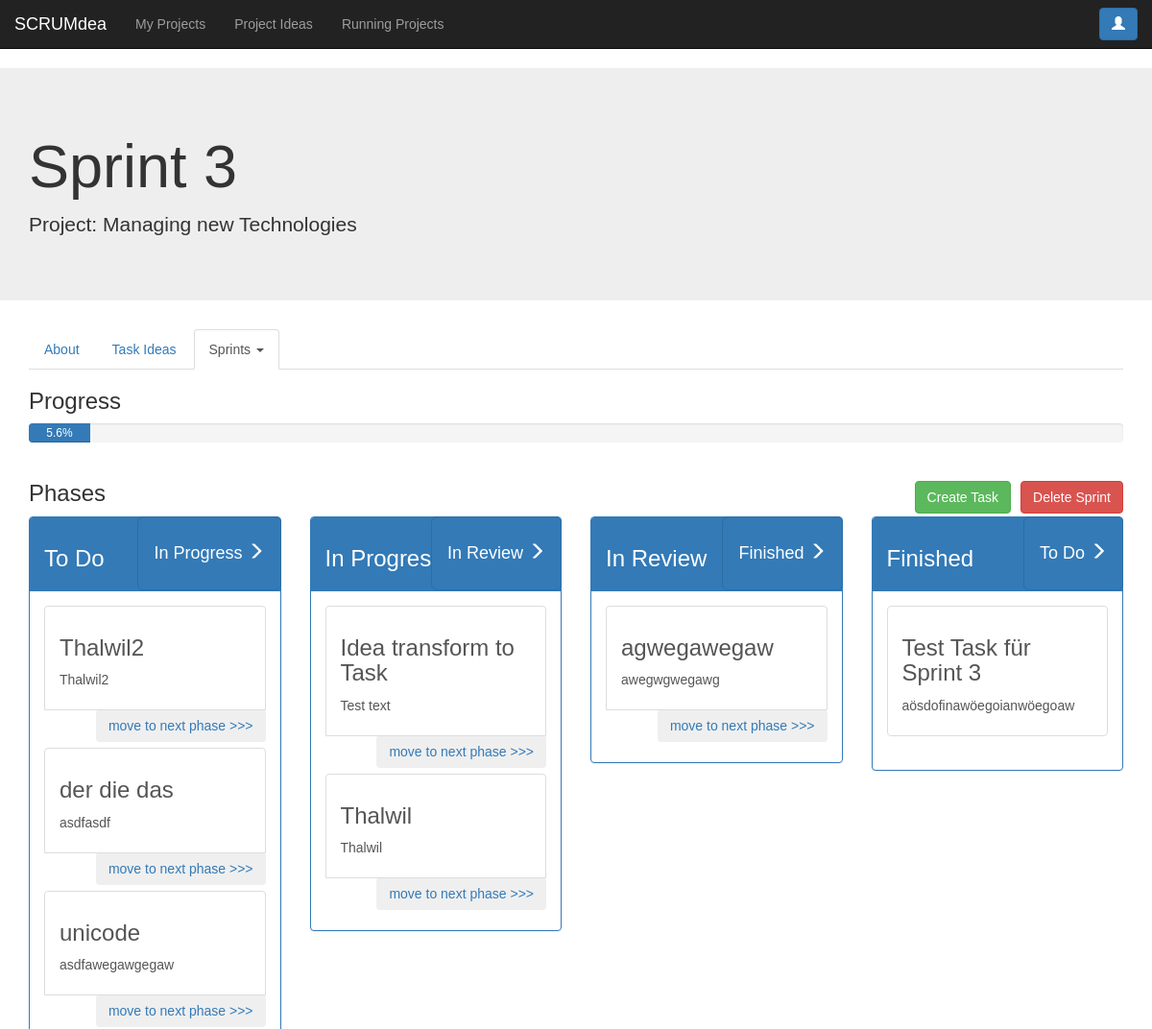
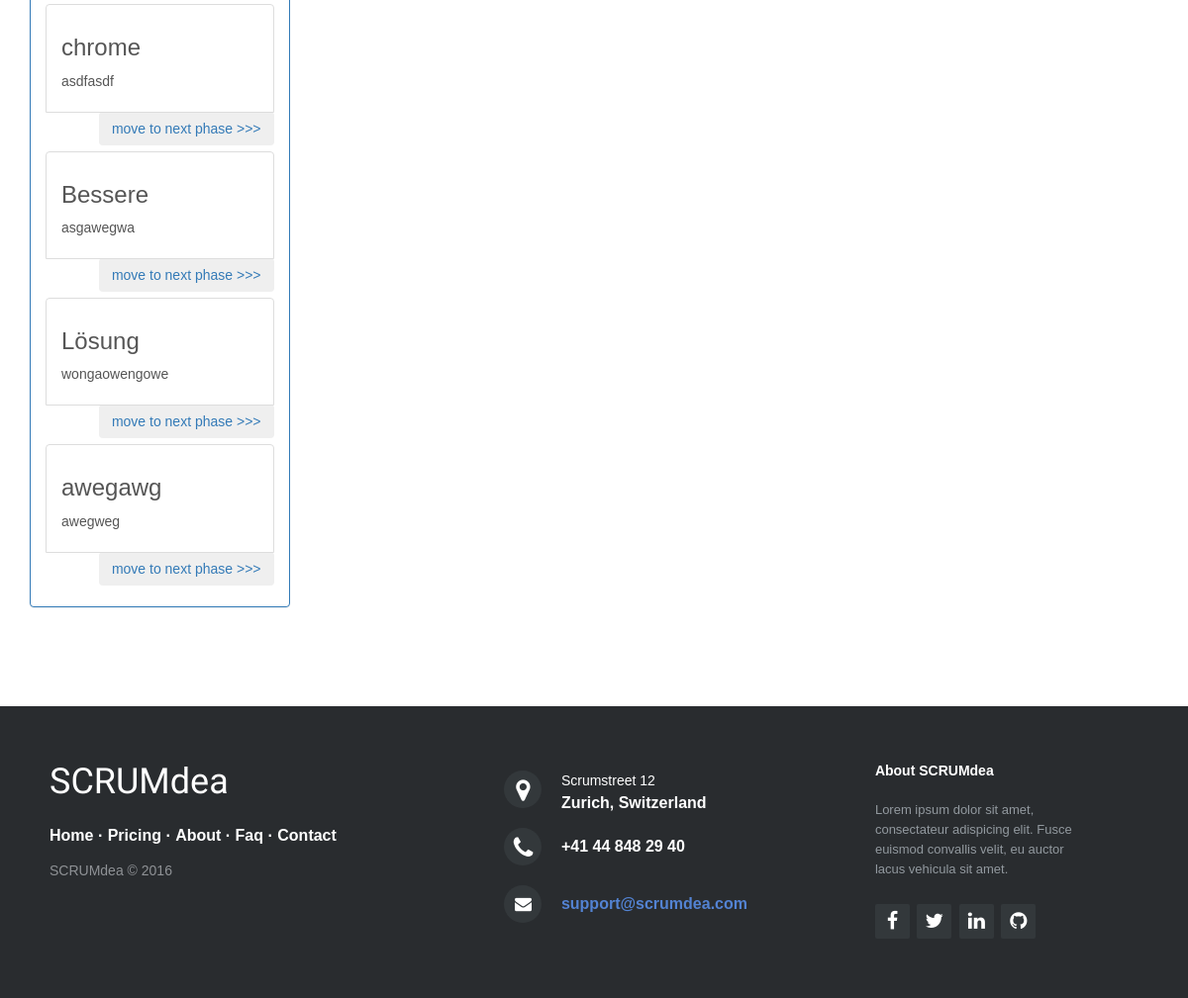
The page /projects/14/sprints/25/ (signed in) on the database as committed earlier (2 pictures, top to bottom).
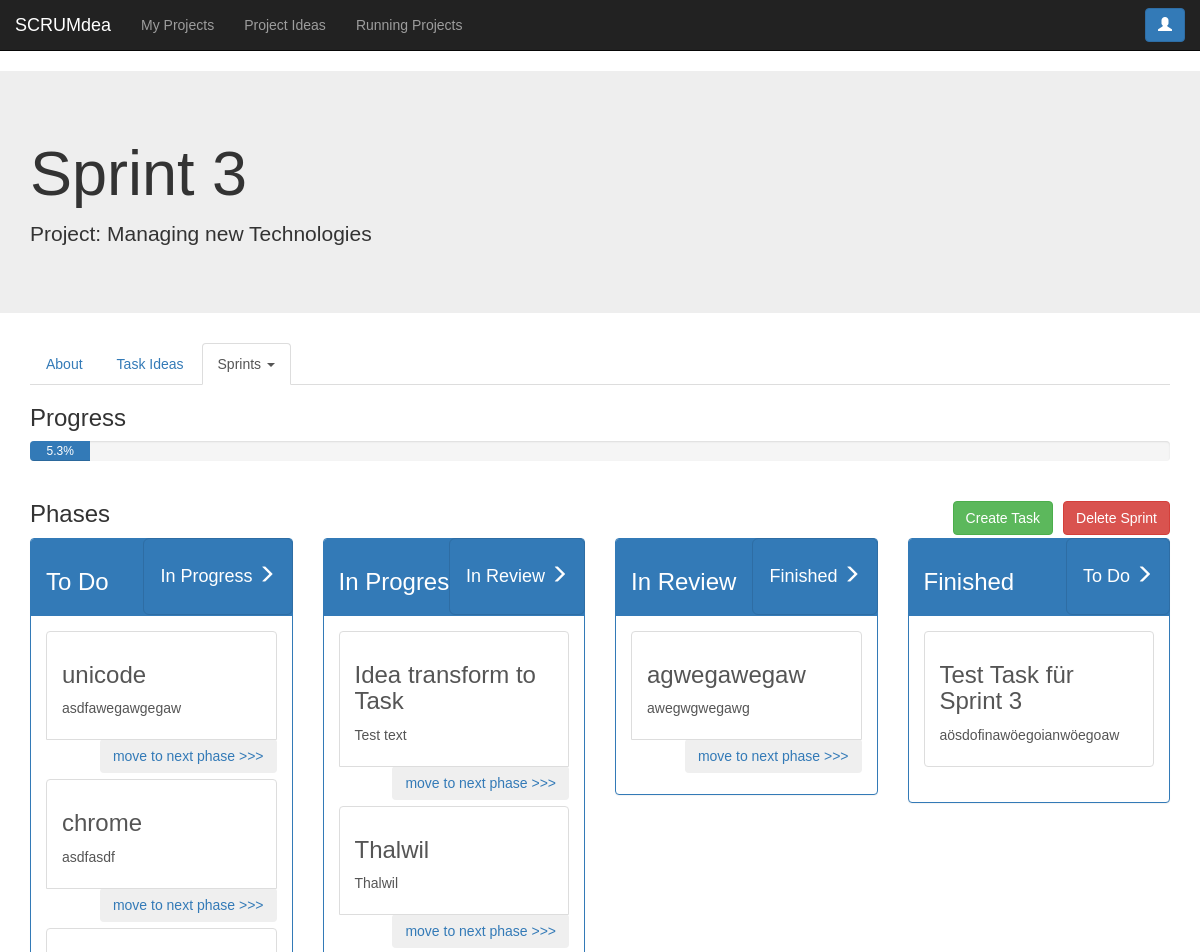
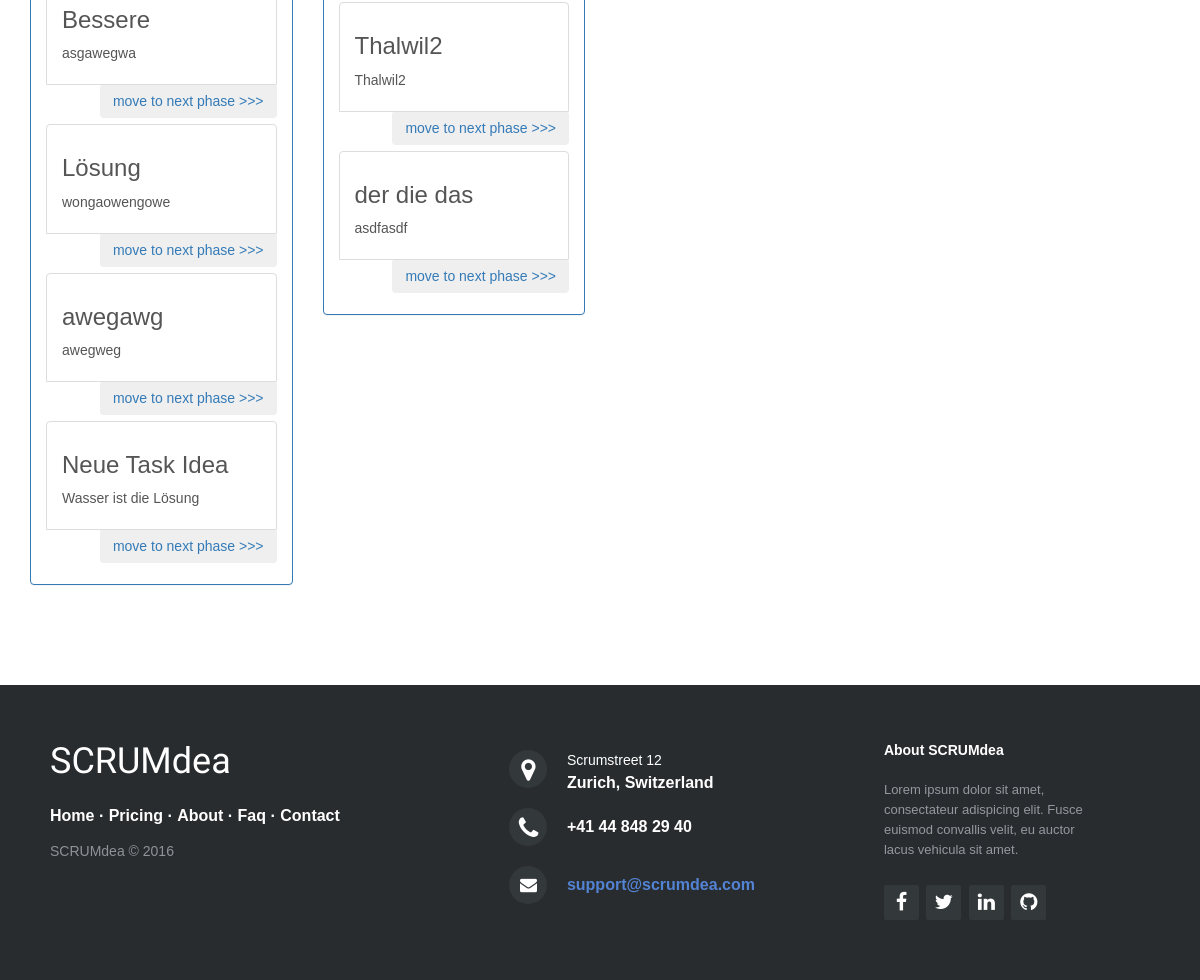
The same page on the database as committed later (2 pictures, top to bottom).
### scrumdea/models.py (models this page shows, shortened)
class Sprint(models.Model):
    name = models.CharField(max_length=100)
    project = models.ForeignKey(Project, on_delete=models.CASCADE)
    creation_date = timezone.now()
    finishing_date = models.DateTimeField(null=True)

class Project(models.Model):
    name = models.CharField(max_length=100)
    description = models.TextField()
    creation_date = models.DateTimeField(auto_now_add=True)
    finishing_date = models.DateTimeField(null=True)
    visible = models.BooleanField(default=True)

class Task(models.Model):
    sprint = models.ForeignKey(Sprint, on_delete=models.CASCADE)
    creation_date = timezone.now()
    PHASE = (
        ('ToDo', 'To Do'),
        ('iP', 'in Progress'),
        ('iR', 'in Review'),
        ('F', 'Finished'),
    )
    phase = models.CharField(max_length=4,
                             choices=PHASE,
                             default='Todo')
    name = models.CharField(max_length=300, default='Task')
    description = models.TextField()
    assignedUser = models.ForeignKey(User, related_name='tasks', verbose_name='User')

### scrumdea/views.py (the view)
# urls.py: url(r'^projects/(?P<pk>\d+)/sprints/(?P<spk>\d+)/$', views.SprintDetailView.as_view(), name='sprint_detail_view'),
class SprintDetailView(LoginRequiredMixin, DetailView):
    model = src_models.Sprint
    template_name = 'scrumdea/final/sprint_details.html'
    def get_object(self, queryset=None):
        return src_models.Sprint.objects.get(id=self.kwargs['spk'])
    def get_context_data(self, **kwargs):
        context = super(SprintDetailView, self).get_context_data(**kwargs)
        sprint_list = []
        sprint_list.append(src_models.Sprint.objects.get(id=self.kwargs['spk']))
        sprints = []
        for sprint in sprint_list:
            sprint_dict = {'object': sprint,
                           'tasks_todo': src_models.Task.objects.filter(sprint=sprint.id, phase='ToDo'),
                           'tasks_in_progress': src_models.Task.objects.filter(sprint=sprint.id, phase='iP'),
                           'tasks_in_review': src_models.Task.objects.filter(sprint=sprint.id, phase='iR'),
                           'tasks_finished': src_models.Task.objects.filter(sprint=sprint.id, phase='F')}
            sprints.append(sprint_dict)
        context['sprints'] = sprints
        context['allsprints'] = src_models.Sprint.objects.filter(project=self.kwargs['pk'])
        percent_complete = 0
        tasks_count = src_models.Task.objects.filter(sprint=self.kwargs['spk']).count()
        tasks_finished = src_models.Task.objects.filter(sprint=self.kwargs['spk'], phase='F').count()
        if tasks_count != 0:
            percent_complete = (tasks_finished / tasks_count) * 100
        context['sprint_complete_in_percent'] = round(percent_complete, 1)
        return context

### scrumdea/templates/scrumdea/final/sprint_details.html (shortened to what this page needs)
{% load staticfiles %}
<!DOCTYPE html>
<html lang="en">
<head>
    <link href="{% static "css/bootstrap.min.css" %}" rel="stylesheet">
    <link rel="stylesheet" href="{% static "style.css" %}">
    <link rel="stylesheet" href="http://maxcdn.bootstrapcdn.com/font-awesome/4.2.0/css/font-awesome.min.css">
</head>
<body>
<nav class="navbar navbar-inverse navbar-static-top">
    <div class="container-fluid">
        <div class="navbar-header">
            <a class="navbar-brand" href="/">SCRUMdea</a>
            <div class="btn-toolbar">
            </div>
        </div>
        <div class="navbar-collapse collapse navbar-left" id="bs-example-navbar-collapse" aria-expanded="false"
             style="height: 1px;">
            <ul class="nav navbar-nav">
                <li><a href="{% url "project_list_view" %}">My Projects</a></li>
                <li><a href="{% url "general_idea_listlist_view" %}">Project Ideas</a></li>
                <li><a href="{% url "project_running_list_view" %}">Running Projects</a></li>
            </ul>
        </div>
        <button type="button" class="btn btn-primary navbar-right navbar-btn hidden-xs" aria-label="Right Align"
                data-toggle="modal" data-target="#user_modal" style="margin-right: 0px">
            <span class="glyphicon glyphicon-user" aria-hidden="true"></span>
        </button>
    </div>
</nav>
<div class="jumbotron">
    <div class="container">
        <h1>{{ object.name }}</h1>
        <p>Project: {{ object.project.name }}</p>
    </div>
</div>
<div class="container">
    <ul id="myTab" class="nav nav-tabs" style="margin-bottom: 15px;">
        <li><a href="{% url "project_detail_view" pk=object.project.id %}#about">About</a></li>
        <li><a href="{% url "project_detail_view" pk=object.project.id %}#tasks">Task Ideas</a></li>
        <li class="active dropdown">
            <a href="#" class="dropdown-toggle" data-toggle="dropdown">Sprints <b class="caret"></b></a>
        </li>
    </ul>
    <h3>Progress</h3>
    <div class="progress">
        <div class="progress-bar" role="progressbar" aria-valuemin="0" aria-valuemax="100"
             aria-valuenow="{{ sprint_complete_in_percent }}" style="width: {{ sprint_complete_in_percent }}%">
            {{ sprint_complete_in_percent }}%
        </div>
    </div>
</div>
<div id="myTabContent" class="tab-content">
    <div class="" id="sprint1">
    {% for sprint in sprints %}
        <div class="container-fluid">
            <div class="container-fluid">
                <h3>Phases
                    <a href="{% url "sprint_delete_view" pk=object.project.id spk=sprint.object.id %}">
                        <button type="button" class="btn btn-danger pull-right">Delete Sprint</button>
                    </a>
                    <a href="{% url "task_create_view" pk=object.project.id spk=sprint.object.id %}">
                        <button type="button" class="btn btn-success pull-right" style="margin-right: 10px;">Create
                            Task
                        </button>
                    </a>
                </h3>
            </div>
            <div class="row-fluid">
                <div class="col-md-3 scrumboard">
                    <div class="panel panel-primary">
                        <button type="button" class="btn btn-primary btn-lg pull-right scrumboard-button">In
                            Progress
                            <span class="glyphicon glyphicon-menu-right" aria-hidden="true"></span></button>
                        <div class="panel-heading"><h3>To Do</h3></div>
                        <div class="panel-body">
                            <div class="list-group">
                                {% for task in sprint.tasks_todo %}
                                    <div class="list-group" style="margin-bottom: 40px;">
                                        <a href="{% url "task_detail_view" pk=object.project.id spk=sprint.object.id tpk=task.id %}"
                                           class="list-group-item clearfix">
                                            <h3>{{ task.name }}</h3>
                                            <p>{{ task.description }}</p>
                                            <a href="{% url 'task_move_right_view' pk=object.project.id spk=object.id tpk=task.id %}">
                                                <button type="button" class="btn pull-right"> move to next phase >>>
                                                </button>
                                            </a>
                                        </a>
                                    </div>
                                {% endfor %}
                            </div>
                        </div>
                    </div>
                </div>
                <div class="col-md-3 scrumboard">
                    <div class="panel panel-primary">
                        <button type="button" class="btn btn-primary btn-lg pull-right scrumboard-button">In Review
                            <span class="glyphicon glyphicon-menu-right" aria-hidden="true"></span></button>
                        <div class="panel-heading"><h3>In Progress</h3></div>
                        <div class="panel-body">
                            <div class="list-group">
                                {% for task in sprint.tasks_in_progress %}
                                    <div class="list-group" style="margin-bottom: 40px;">
                                        <a href="{% url "task_detail_view" pk=object.project.id spk=sprint.object.id tpk=task.id %}"
                                           class="list-group-item clearfix">
                                            <h3>{{ task.name }}</h3>
                                            <p>{{ task.description }}</p>
                                            <a href="{% url 'task_move_right_view' pk=object.project.id spk=object.id tpk=task.id %}">
                                                <button type="button" class="btn pull-right"> move to next phase >>>
                                                </button>
                                            </a>
                                        </a>
                                    </div>
                                {% endfor %}
                            </div>
                        </div>
                    </div>
                </div>
                <div class="col-md-3 scrumboard">
                    <div class="panel panel-primary">
                        <button type="button" class="btn btn-primary btn-lg pull-right scrumboard-button">
                            Finished <span
                                class="glyphicon glyphicon-menu-right" aria-hidden="true"></span></button>
                        <div class="panel-heading"><h3>In Review</h3></div>
                        <div class="panel-body">
                            <div class="list-group">
                                {% for task in sprint.tasks_in_review %}
                                    <div class="list-group" style="margin-bottom: 40px;">
                                        <a href="{% url "task_detail_view" pk=object.project.id spk=sprint.object.id tpk=task.id %}"
                                           class="list-group-item clearfix">
                                            <h3>{{ task.name }}</h3>
                                            <p>{{ task.description }}</p>
                                            <a href="{% url 'task_move_right_view' pk=object.project.id spk=object.id tpk=task.id %}">
                                                <button type="button" class="btn pull-right"> move to next phase >>>
                                                </button>
                                            </a>
                                        </a>
                                    </div>
                                {% endfor %}
                            </div>
                        </div>
                    </div>
                </div>
                <div class="col-md-3 scrumboard">
                    <div class="panel panel-primary">
                        <button type="button" class="btn btn-primary btn-lg pull-right scrumboard-button">To
                            Do <span
                                    class="glyphicon glyphicon-menu-right" aria-hidden="true"></span></button>
                        <div class="panel-heading"><h3>Finished</h3></div>
                        <div class="panel-body">
                            <div class="list-group">
                                {% for task in sprint.tasks_finished %}
                                    <a href="{% url "task_detail_view" pk=object.project.id spk=sprint.object.id tpk=task.id %}"
                                       class="list-group-item">
                                        <h3>{{ task.name }}</h3>
                                        <p>{{ task.description }}</p>
                                    </a>
                                {% endfor %}
                            </div>
                        </div>
                    </div>
                </div>
            </div>
        </div>
        </div>
        </div>
    {% endfor %}
<footer class="footer-distributed">
    <div class="footer-left">
        <h3>SCRUMdea</h3>
        <p class="footer-links">
            <a href="#">Home</a>
            ·
            <a href="#">Pricing</a>
            ·
            <a href="#">About</a>
            ·
            <a href="#">Faq</a>
            ·
            <a href="#">Contact</a>
        </p>
        <p class="footer-company-name">SCRUMdea &copy; 2016</p>
    </div>
    <div class="footer-center">
        <div>
            <i class="fa fa-map-marker"></i>
            <p><span>Scrumstreet 12</span> Zurich, Switzerland</p>
        </div>
        <div>
            <i class="fa fa-phone"></i>
            <p>+41 44 848 29 40</p>
        </div>
        <div>
            <i class="fa fa-envelope"></i>
            <p><a href="mailto:support@company.com">support@scrumdea.com</a></p>
        </div>
    </div>
    <div class="footer-right">
        <p class="footer-company-about">
            <span>About SCRUMdea</span>
            Lorem ipsum dolor sit amet, consectateur adispicing elit. Fusce euismod convallis velit, eu auctor lacus
            vehicula sit amet.
        </p>
        <div class="footer-icons">
            <a href="#"><i class="fa fa-facebook"></i></a>
            <a href="#"><i class="fa fa-twitter"></i></a>
            <a href="#"><i class="fa fa-linkedin"></i></a>
            <a href="#"><i class="fa fa-github"></i></a>
        </div>
    </div>
</footer>
</body>
</html>

### scrumdea/static/style.css (style rules this page uses)
* { padding:0; margin:0; }
html { background-color: #eaf0f2; height: 100%; }
body { font:14px/1.5 Arial, Helvetica, sans-serif; }
.scrumboard-button { position: absolute; top: 0; right: 15px; height: 77px; }
.footer-distributed { background-color: #292c2f; box-shadow: 0 1px 1px 0 rgba(0, 0, 0, 0.12); box-sizing: border-box; width: 100%; text-align: left; font: bold 16px sans-serif; padding: 55px 50px; margin-top: 80px; }
.footer-distributed .footer-left, .footer-distributed .footer-center, .footer-distributed .footer-right { display: inline-block; vertical-align: top; }
.footer-distributed .footer-left { width: 40%; }
.footer-distributed h3 { color: #ffffff; font: normal 36px 'Codystar', cursive; margin: 0; }
.footer-distributed .footer-links { color: #ffffff; margin: 20px 0 12px; padding: 0; }
.footer-distributed .footer-links a { display:inline-block; line-height: 1.8; text-decoration: none; color: inherit; }
.footer-distributed .footer-company-name { color: #8f9296; font-size: 14px; font-weight: normal; margin: 0; }
.footer-distributed .footer-center { width: 35%; }
.footer-distributed .footer-center i { background-color: #33383b; color: #ffffff; font-size: 25px; width: 38px; height: 38px; border-radius: 50%; text-align: center; line-height: 42px; margin: 10px 15px; vertical-align: middle; }
.footer-distributed .footer-center i.fa-envelope { font-size: 17px; line-height: 38px; }
.footer-distributed .footer-center p { display: inline-block; color: #ffffff; vertical-align: middle; margin:0; }
.footer-distributed .footer-center p span { display:block; font-weight: normal; font-size:14px; line-height:2; }
.footer-distributed .footer-center p a { color: #5383d3; text-decoration: none;; }
.footer-distributed .footer-right { width: 20%; }
.footer-distributed .footer-company-about { line-height: 20px; color: #92999f; font-size: 13px; font-weight: normal; margin: 0; }
.footer-distributed .footer-company-about span { display: block; color: #ffffff; font-size: 14px; font-weight: bold; margin-bottom: 20px; }
.footer-distributed .footer-icons { margin-top: 25px; }
.footer-distributed .footer-icons a { display: inline-block; width: 35px; height: 35px; cursor: pointer; background-color: #33383b; border-radius: 2px; font-size: 20px; color: #ffffff; text-align: center; line-height: 35px; margin-right: 3px; margin-bottom: 5px; }

Rows that differ between the two databases and show on the page:
changed Sprint "Sprint 3": gains Task (name "Thalwil2", description "Thalwil2"); gains Task (name "der die das", description "asdfasdf"); loses Task (name "Thalwil2", description "Thalwil2"); loses Task (name "der die das", description "asdfasdf")
added Task: name "Neue Task Idea", description "Wasser ist die Lösung"
Other text that changed with them:
{{ sprint_complete_in_percent }}: 5.6 → 5.3 (drawn)
{{ sprint_complete_in_percent }}: "5.6" → "5.3"
